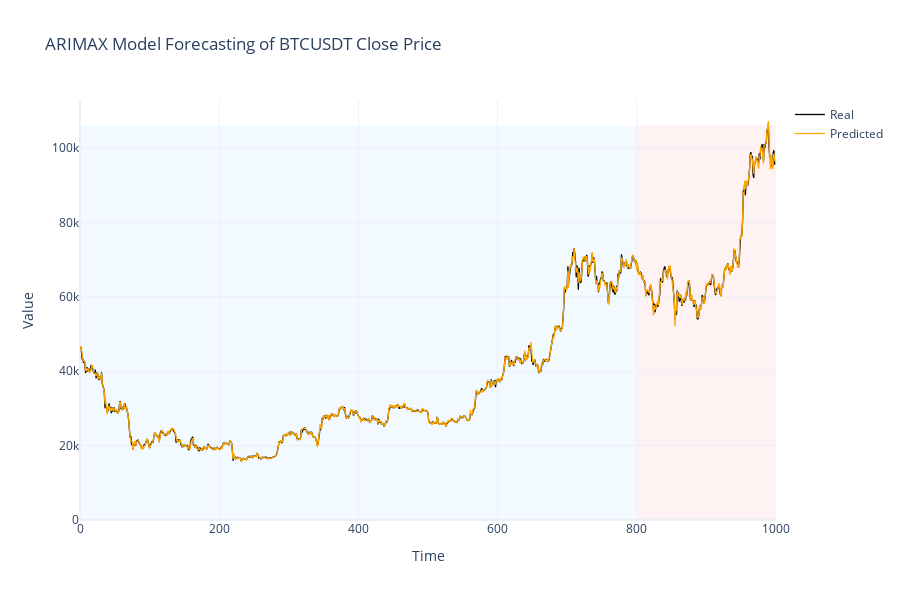
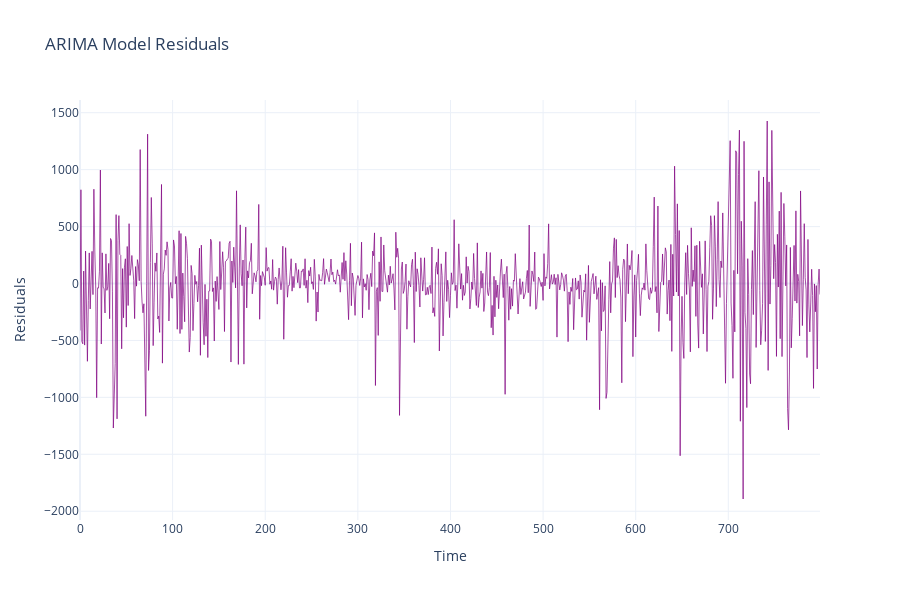

Notebook source saved alongside these figures, in order:
### Code cell
import plotly.graph_objects as go
import numpy as np

# PLOT PREDICTIONS 

fig_predictions = go.Figure()

# Real data
fig_predictions.add_trace(go.Scatter(
    y=data['close'], 
    mode='lines', 
    line=dict(color='black', width=1.3),
    name='Real'
))

# Predicted data
fitted_values = model_fit.fittedvalues
forecast_values = model_fit.forecast(steps=len(y_test), exog=x_test.values)
predicted = np.concatenate([fitted_values, forecast_values])
fig_predictions.add_trace(go.Scatter(
    y=predicted,
    mode='lines',
    line=dict(color='orange', width=1.3),
    name='Predicted'
))

# Layout settings
fig_predictions.update_layout(
    title='ARIMAX Model Forecasting of BTCUSDT Close Price',
    xaxis_title='Time',
    yaxis_title='Value',
    template='plotly_white',
    height=600,
    width=900
)
# divide the graph into two parts a left part for training data and a right part for testing data, fill the part with different colors
fig_predictions.add_shape(
    type="rect",
    x0=0,
    x1=len(y_train),
    y0=0,
    y1=data['close'].max(),
    line=dict(width=0),
    fillcolor="LightSkyBlue",
    opacity=0.1,
    layer="below", 
    name='Training phase'
)

fig_predictions.add_shape(
    type="rect",
    x0=len(y_train),
    x1=len(data),
    y0=0,
    y1=data['close'].max(),
    line=dict(width=0),
    fillcolor="LightCoral",
    opacity=0.1,
    layer="below", 
    name='Testing phase'
)

fig_predictions.show()
# PLOT RESIDUALS
fig_residuals = go.Figure()

# Residuals data
fig_residuals.add_trace(go.Scatter(
    y=model_fit.resid,
    mode='lines',
    line=dict(color='purple', width=0.7),
    name='Residuals'
))

# Layout settings
fig_residuals.update_layout(
    title='ARIMA Model Residuals',
    xaxis_title='Time',
    yaxis_title='Residuals',
    template='plotly_white',
    height=600,
    width=900
)

fig_residuals.show()

### Figure 1 — Plotly figure (JSON) as saved in the notebook; plotly's stock layout.template omitted (floating-point values rounded to 4 significant figures; data arrays with more than 128 entries replaced by an {"elided": "..."} marker saying what was removed)
{"data": [{"line": {"color": "black", "width": 1.3}, "mode": "lines", "name": "Real", "type": "scatter", "y": {"elided": "1000 float values"}}, {"line": {"color": "orange", "width": 1.3}, "mode": "lines", "name": "Predicted", "type": "scatter", "y": {"elided": "1000 float values"}}], "layout": {"height": 600, "shapes": [{"fillcolor": "LightSkyBlue", "layer": "below", "line": {"width": 0}, "name": "Training phase", "opacity": 0.1, "type": "rect", "x0": 0, "x1": 800, "y0": 0, "y1": 106100.0}, {"fillcolor": "LightCoral", "layer": "below", "line": {"width": 0}, "name": "Testing phase", "opacity": 0.1, "type": "rect", "x0": 800, "x1": 1000, "y0": 0, "y1": 106100.0}], "title": {"text": "ARIMAX Model Forecasting of BTCUSDT Close Price"}, "width": 900, "xaxis": {"title": {"text": "Time"}}, "yaxis": {"title": {"text": "Value"}}}}

### Figure 2 — Plotly figure (JSON) as saved in the notebook; plotly's stock layout.template omitted (floating-point values rounded to 4 significant figures; data arrays with more than 128 entries replaced by an {"elided": "..."} marker saying what was removed)
{"data": [{"line": {"color": "purple", "width": 0.7}, "mode": "lines", "name": "Residuals", "type": "scatter", "y": {"elided": "800 float values"}}], "layout": {"height": 600, "title": {"text": "ARIMA Model Residuals"}, "width": 900, "xaxis": {"title": {"text": "Time"}}, "yaxis": {"title": {"text": "Residuals"}}}}
